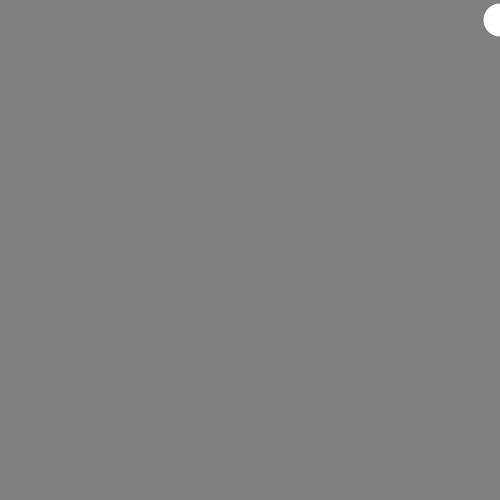
Frame 1 (no input)
Frame 60 (the mouse pressed at the canvas centre just before this capture): identical to frame 1, image omitted
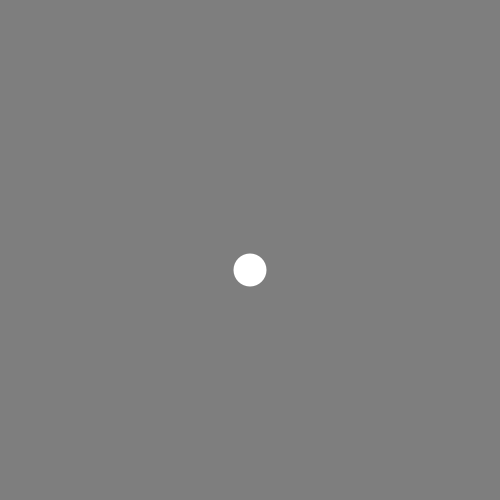
Frame 120 (the mouse held since frame 60 and released just before this capture)

The Processing sketch that drew these frames (run headless with seeded random() and noise(); from frame 60 on, the mouse is pressed at the canvas centre):

// Processing sketch: sketch_23_1
// ── sketch_23_1.pde
//23.1. Control the position of a shape with the mouse. 
//Strive to create a more interesting relation than one directly mimicking the position of the cursor.

void setup() {
size(500,500); smooth(); noStroke();
}

void draw() {
background(126);
ellipse(width-mouseX,20+mouseY,33,33);
}
